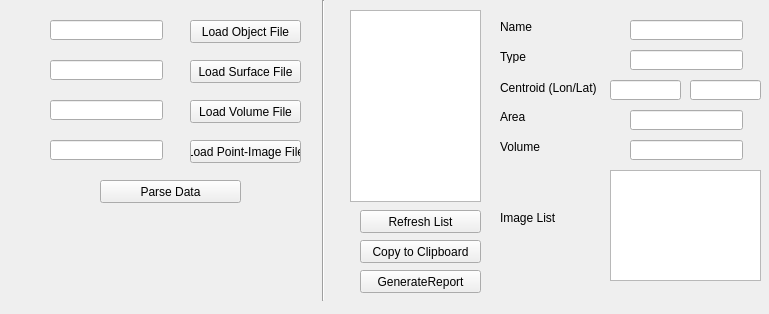
<?xml version="1.0" encoding="UTF-8"?>
<ui version="4.0">
 <class>ReportGenerator</class>
 <widget class="QWidget" name="ReportGenerator">
  <property name="geometry">
   <rect>
    <x>0</x>
    <y>0</y>
    <width>769</width>
    <height>314</height>
   </rect>
  </property>
  <property name="windowTitle">
   <string>Form</string>
  </property>
  <widget class="QPushButton" name="generateReport">
   <property name="geometry">
    <rect>
     <x>360</x>
     <y>270</y>
     <width>121</width>
     <height>23</height>
    </rect>
   </property>
   <property name="text">
    <string>GenerateReport</string>
   </property>
  </widget>
  <widget class="QPushButton" name="loadObjectFileButton">
   <property name="geometry">
    <rect>
     <x>190</x>
     <y>20</y>
     <width>111</width>
     <height>23</height>
    </rect>
   </property>
   <property name="text">
    <string>Load Object File</string>
   </property>
  </widget>
  <widget class="QPushButton" name="loadSurfaceFileButton">
   <property name="geometry">
    <rect>
     <x>190</x>
     <y>60</y>
     <width>111</width>
     <height>23</height>
    </rect>
   </property>
   <property name="text">
    <string>Load Surface File</string>
   </property>
  </widget>
  <widget class="QPushButton" name="loadPointImageFile_2">
   <property name="geometry">
    <rect>
     <x>190</x>
     <y>140</y>
     <width>111</width>
     <height>23</height>
    </rect>
   </property>
   <property name="text">
    <string>Load Point-Image File</string>
   </property>
  </widget>
  <widget class="QLineEdit" name="objectFileLineEdit">
   <property name="geometry">
    <rect>
     <x>50</x>
     <y>20</y>
     <width>113</width>
     <height>20</height>
    </rect>
   </property>
  </widget>
  <widget class="QLineEdit" name="surfaceFileLineEdit">
   <property name="geometry">
    <rect>
     <x>50</x>
     <y>60</y>
     <width>113</width>
     <height>20</height>
    </rect>
   </property>
  </widget>
  <widget class="QLineEdit" name="volumeFileLineEdit">
   <property name="geometry">
    <rect>
     <x>50</x>
     <y>100</y>
     <width>113</width>
     <height>20</height>
    </rect>
   </property>
  </widget>
  <widget class="QPushButton" name="loadVolumeFile">
   <property name="geometry">
    <rect>
     <x>190</x>
     <y>100</y>
     <width>111</width>
     <height>23</height>
    </rect>
   </property>
   <property name="text">
    <string>Load Volume File</string>
   </property>
  </widget>
  <widget class="QLineEdit" name="pointImageFileLineEdit">
   <property name="geometry">
    <rect>
     <x>50</x>
     <y>140</y>
     <width>113</width>
     <height>20</height>
    </rect>
   </property>
  </widget>
  <widget class="Line" name="line">
   <property name="geometry">
    <rect>
     <x>313</x>
     <y>0</y>
     <width>20</width>
     <height>301</height>
    </rect>
   </property>
   <property name="orientation">
    <enum>Qt::Vertical</enum>
   </property>
  </widget>
  <widget class="QListWidget" name="featureList">
   <property name="geometry">
    <rect>
     <x>350</x>
     <y>10</y>
     <width>131</width>
     <height>192</height>
    </rect>
   </property>
  </widget>
  <widget class="QLineEdit" name="featureNameLineEdit">
   <property name="geometry">
    <rect>
     <x>630</x>
     <y>20</y>
     <width>113</width>
     <height>20</height>
    </rect>
   </property>
  </widget>
  <widget class="QLabel" name="label">
   <property name="geometry">
    <rect>
     <x>500</x>
     <y>20</y>
     <width>47</width>
     <height>13</height>
    </rect>
   </property>
   <property name="text">
    <string>Name</string>
   </property>
  </widget>
  <widget class="QLineEdit" name="featureTypeLineEdit">
   <property name="geometry">
    <rect>
     <x>630</x>
     <y>50</y>
     <width>113</width>
     <height>20</height>
    </rect>
   </property>
   <property name="text">
    <string/>
   </property>
  </widget>
  <widget class="QLabel" name="label_2">
   <property name="geometry">
    <rect>
     <x>500</x>
     <y>50</y>
     <width>47</width>
     <height>13</height>
    </rect>
   </property>
   <property name="text">
    <string>Type</string>
   </property>
  </widget>
  <widget class="QLabel" name="label_3">
   <property name="geometry">
    <rect>
     <x>500</x>
     <y>80</y>
     <width>101</width>
     <height>16</height>
    </rect>
   </property>
   <property name="text">
    <string>Centroid (Lon/Lat)</string>
   </property>
  </widget>
  <widget class="QLineEdit" name="featureCentroidLatLineEdit">
   <property name="geometry">
    <rect>
     <x>690</x>
     <y>80</y>
     <width>71</width>
     <height>20</height>
    </rect>
   </property>
   <property name="text">
    <string/>
   </property>
  </widget>
  <widget class="QLineEdit" name="featureCentroidLonLineEdit">
   <property name="geometry">
    <rect>
     <x>610</x>
     <y>80</y>
     <width>71</width>
     <height>20</height>
    </rect>
   </property>
   <property name="text">
    <string/>
   </property>
  </widget>
  <widget class="QLabel" name="label_4">
   <property name="geometry">
    <rect>
     <x>500</x>
     <y>110</y>
     <width>47</width>
     <height>13</height>
    </rect>
   </property>
   <property name="text">
    <string>Area</string>
   </property>
  </widget>
  <widget class="QLineEdit" name="featureAreaLineEdit">
   <property name="geometry">
    <rect>
     <x>630</x>
     <y>110</y>
     <width>113</width>
     <height>20</height>
    </rect>
   </property>
   <property name="text">
    <string/>
   </property>
  </widget>
  <widget class="QLabel" name="label_5">
   <property name="geometry">
    <rect>
     <x>500</x>
     <y>140</y>
     <width>47</width>
     <height>13</height>
    </rect>
   </property>
   <property name="text">
    <string>Volume</string>
   </property>
  </widget>
  <widget class="QLineEdit" name="featureVolumeLineEdit">
   <property name="geometry">
    <rect>
     <x>630</x>
     <y>140</y>
     <width>113</width>
     <height>20</height>
    </rect>
   </property>
   <property name="text">
    <string/>
   </property>
  </widget>
  <widget class="QLabel" name="label_6">
   <property name="geometry">
    <rect>
     <x>500</x>
     <y>210</y>
     <width>81</width>
     <height>16</height>
    </rect>
   </property>
   <property name="text">
    <string>Image List</string>
   </property>
  </widget>
  <widget class="QListWidget" name="imageList">
   <property name="geometry">
    <rect>
     <x>610</x>
     <y>170</y>
     <width>151</width>
     <height>111</height>
    </rect>
   </property>
  </widget>
  <widget class="QPushButton" name="pushButton">
   <property name="geometry">
    <rect>
     <x>100</x>
     <y>180</y>
     <width>141</width>
     <height>23</height>
    </rect>
   </property>
   <property name="text">
    <string>Parse Data</string>
   </property>
  </widget>
  <widget class="QPushButton" name="refreshListButton">
   <property name="geometry">
    <rect>
     <x>360</x>
     <y>210</y>
     <width>121</width>
     <height>23</height>
    </rect>
   </property>
   <property name="text">
    <string>Refresh List</string>
   </property>
  </widget>
  <widget class="QPushButton" name="copyToClipboardButton">
   <property name="geometry">
    <rect>
     <x>360</x>
     <y>240</y>
     <width>121</width>
     <height>23</height>
    </rect>
   </property>
   <property name="text">
    <string>Copy to Clipboard</string>
   </property>
  </widget>
 </widget>
 <resources/>
 <connections/>
</ui>
